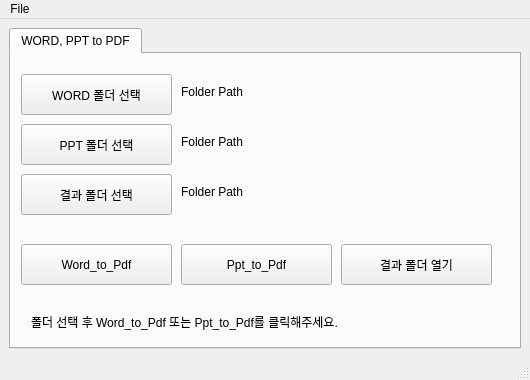
<?xml version="1.0" encoding="UTF-8"?>
<ui version="4.0">
 <class>MainWindow</class>
 <widget class="QMainWindow" name="MainWindow">
  <property name="geometry">
   <rect>
    <x>0</x>
    <y>0</y>
    <width>530</width>
    <height>380</height>
   </rect>
  </property>
  <property name="minimumSize">
   <size>
    <width>530</width>
    <height>380</height>
   </size>
  </property>
  <property name="maximumSize">
   <size>
    <width>530</width>
    <height>380</height>
   </size>
  </property>
  <property name="windowTitle">
   <string>PDFWORD_Convert_PDF</string>
  </property>
  <widget class="QWidget" name="centralwidget">
   <layout class="QVBoxLayout" name="verticalLayout">
    <item>
     <widget class="QTabWidget" name="tabWidget">
      <property name="currentIndex">
       <number>0</number>
      </property>
      <widget class="QWidget" name="tab_3">
       <attribute name="title">
        <string>WORD, PPT to PDF</string>
       </attribute>
       <widget class="QPushButton" name="pushButton_1">
        <property name="geometry">
         <rect>
          <x>10</x>
          <y>20</y>
          <width>151</width>
          <height>41</height>
         </rect>
        </property>
        <property name="text">
         <string>WORD 폴더 선택</string>
        </property>
       </widget>
       <widget class="QPushButton" name="pushButton_4">
        <property name="geometry">
         <rect>
          <x>10</x>
          <y>190</y>
          <width>151</width>
          <height>41</height>
         </rect>
        </property>
        <property name="text">
         <string>Word_to_Pdf</string>
        </property>
       </widget>
       <widget class="QLabel" name="label_5">
        <property name="geometry">
         <rect>
          <x>20</x>
          <y>260</y>
          <width>351</width>
          <height>16</height>
         </rect>
        </property>
        <property name="text">
         <string>폴더 선택 후 Word_to_Pdf 또는 Ppt_to_Pdf를 클릭해주세요.</string>
        </property>
       </widget>
       <widget class="QLabel" name="label_1">
        <property name="geometry">
         <rect>
          <x>170</x>
          <y>30</y>
          <width>351</width>
          <height>16</height>
         </rect>
        </property>
        <property name="text">
         <string>Folder Path</string>
        </property>
       </widget>
       <widget class="QLabel" name="label_2">
        <property name="geometry">
         <rect>
          <x>170</x>
          <y>80</y>
          <width>351</width>
          <height>16</height>
         </rect>
        </property>
        <property name="text">
         <string>Folder Path</string>
        </property>
       </widget>
       <widget class="QPushButton" name="pushButton_2">
        <property name="geometry">
         <rect>
          <x>10</x>
          <y>70</y>
          <width>151</width>
          <height>41</height>
         </rect>
        </property>
        <property name="text">
         <string>PPT 폴더 선택</string>
        </property>
       </widget>
       <widget class="QPushButton" name="pushButton_3">
        <property name="geometry">
         <rect>
          <x>10</x>
          <y>120</y>
          <width>151</width>
          <height>41</height>
         </rect>
        </property>
        <property name="text">
         <string>결과 폴더 선택</string>
        </property>
       </widget>
       <widget class="QLabel" name="label_3">
        <property name="geometry">
         <rect>
          <x>170</x>
          <y>130</y>
          <width>351</width>
          <height>16</height>
         </rect>
        </property>
        <property name="text">
         <string>Folder Path</string>
        </property>
       </widget>
       <widget class="QPushButton" name="pushButton_5">
        <property name="geometry">
         <rect>
          <x>170</x>
          <y>190</y>
          <width>151</width>
          <height>41</height>
         </rect>
        </property>
        <property name="text">
         <string>Ppt_to_Pdf</string>
        </property>
       </widget>
       <widget class="QPushButton" name="pushButton_6">
        <property name="geometry">
         <rect>
          <x>330</x>
          <y>190</y>
          <width>151</width>
          <height>41</height>
         </rect>
        </property>
        <property name="text">
         <string>결과 폴더 열기</string>
        </property>
       </widget>
      </widget>
     </widget>
    </item>
   </layout>
  </widget>
  <widget class="QStatusBar" name="statusbar"/>
  <widget class="QMenuBar" name="menubar">
   <property name="geometry">
    <rect>
     <x>0</x>
     <y>0</y>
     <width>530</width>
     <height>21</height>
    </rect>
   </property>
   <widget class="QMenu" name="menuFile">
    <property name="title">
     <string>File</string>
    </property>
   </widget>
   <addaction name="menuFile"/>
  </widget>
  <action name="actionOpen_Image">
   <property name="text">
    <string>Open Image</string>
   </property>
  </action>
  <action name="actionOpen_Directory">
   <property name="text">
    <string>Open Directory</string>
   </property>
  </action>
  <action name="actionQuit">
   <property name="text">
    <string>Quit</string>
   </property>
  </action>
  <action name="actionCrop">
   <property name="text">
    <string>Crop</string>
   </property>
  </action>
  <action name="actionselect_image">
   <property name="text">
    <string>select_image</string>
   </property>
  </action>
 </widget>
 <resources/>
 <connections/>
</ui>
